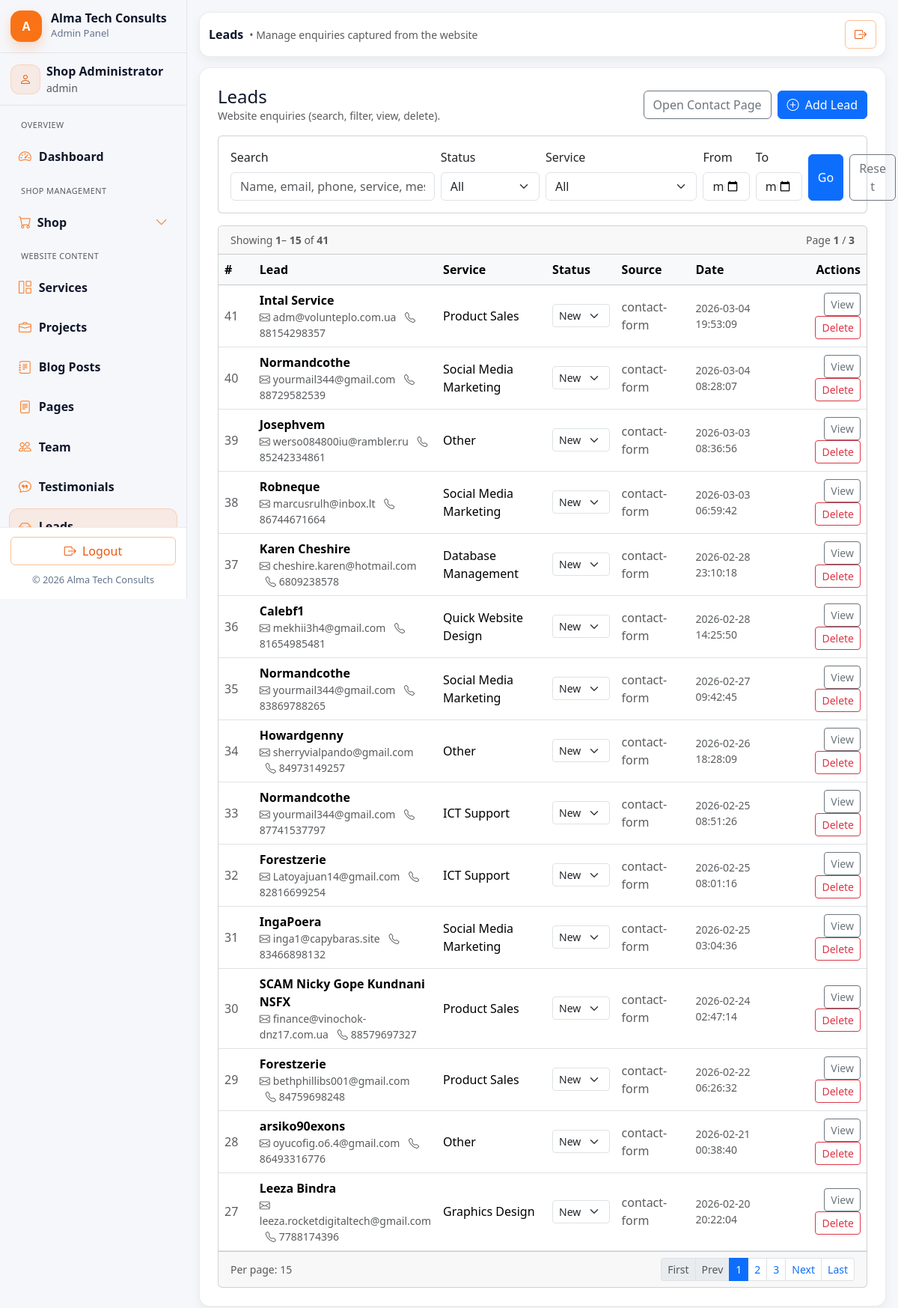
Screenshot of /admin/leads/list.php (signed in) with the database file from the repository.
### tables this page shows
CREATE TABLE `leads` (
  `id` int(11) NOT NULL,
  `name` varchar(120) NOT NULL,
  `phone` varchar(50) NOT NULL,
  `email` varchar(120) DEFAULT '',
  `service` varchar(120) NOT NULL,
  `subject` varchar(200) DEFAULT '',
  `message` text NOT NULL,
  `status` enum('new','in_progress','closed') NOT NULL DEFAULT 'new',
  `source` varchar(100) NOT NULL DEFAULT 'website',
  `created_at` datetime NOT NULL,
  `updated_at` datetime DEFAULT NULL
);

### includes/helpers.php (called while the page is built, shortened)
<?php
if (!function_exists('h')) {
  function h($s): string {
    return htmlspecialchars((string)$s, ENT_QUOTES, 'UTF-8');
  }
}

### admin/leads/list.php (the view, shortened to what this page needs)
<?php
require_once __DIR__ . '/../../includes/helpers.php';
require_once __DIR__ . '/../includes/admin_header.php';
require_once __DIR__ . '/../includes/admin_sidebar.php';
require_once __DIR__ . '/../../includes/db.php';
$db = $GLOBALS['db'] ?? $mysqli ?? null;
$base = rtrim((string)($GLOBALS['BASE_URL'] ?? ''), '/');
$q       = trim((string)($_GET['q'] ?? ''));
$from    = trim((string)($_GET['from'] ?? ''));
$to      = trim((string)($_GET['to'] ?? ''));
$page = (int)($_GET['page'] ?? 1);
$per_page = 15;
$offset   = ($page - 1) * $per_page;
$where  = "1=1";
$types  = "";
$params = [];
$sqlCount = "SELECT COUNT(*) AS cnt FROM leads l WHERE $where";
$stmt = $db->prepare($sqlCount);
$stmt->execute();
$res = $stmt->get_result();
$total = (int)($res->fetch_assoc()['cnt'] ?? 0);
$total_pages = max(1, (int)ceil($total / $per_page));
$sql = "
  SELECT
    l.id, l.name, l.email, l.phone, l.service, l.status,
    l.source, l.created_at
  FROM leads l
  WHERE $where
  ORDER BY l.created_at DESC
  LIMIT ? OFFSET ?
";
$stmt = $db->prepare($sql);
$types2  = $types . "ii";
$params2 = array_merge($params, [$per_page, $offset]);
$stmt->bind_param($types2, ...$params2);
$stmt->execute();
$rows = $stmt->get_result()->fetch_all(MYSQLI_ASSOC);
?>
<div class="admin-main">
  <?php require_once __DIR__ . '/../includes/admin_topbar.php'; ?>
  <div class="admin-card p-4">
    <div class="d-flex flex-wrap align-items-center justify-content-between gap-2 mb-3">
      <div>
        <h4 class="mb-0">Leads</h4>
        <div class="text-muted small">Website enquiries (search, filter, view, delete).</div>
      </div>
      <div class="d-flex gap-2">
  <a class="btn btn-outline-secondary"
     href="<?= h($base) ?>/contact.php"
     target="_blank"
     rel="noopener">
    Open Contact Page
  </a>
  <a class="btn btn-primary"
     href="add.php">
    <i class="bi bi-plus-circle me-1"></i> Add Lead
  </a>
</div>
    </div>
    <form class="card mb-3" method="get" action="">
      <div class="card-body">
        <div class="row g-2 align-items-end">
          <div class="col-12 col-md-4">
            <label class="form-label">Search</label>
            <input name="q" value="<?= h($q) ?>" class="form-control" placeholder="Name, email, phone, service, message…">
          </div>
          <div class="col-6 col-md-2">
            <label class="form-label">Status</label>
            <select name="status" class="form-select">
              <option value="">All</option>
            </select>
          </div>
          <div class="col-6 col-md-3">
            <label class="form-label">Service</label>
            <select name="service" class="form-select">
              <option value="">All</option>
            </select>
          </div>
          <div class="col-6 col-md-1">
            <label class="form-label">From</label>
            <input type="date" name="from" value="<?= h($from) ?>" class="form-control">
          </div>
          <div class="col-6 col-md-1">
            <label class="form-label">To</label>
            <input type="date" name="to" value="<?= h($to) ?>" class="form-control">
          </div>
          <div class="col-12 col-md-1 d-flex gap-2">
            <button class="btn btn-primary w-100" type="submit">Go</button>
            <a class="btn btn-outline-secondary w-100" href="list.php">Reset</a>
          </div>
        </div>
      </div>
    </form>
    <div class="card">
      <div class="card-header d-flex flex-wrap justify-content-between align-items-center gap-2">
        <div class="small text-muted">
          Showing <strong><?= (int)min($total, $offset + 1) ?></strong>–
          <strong><?= (int)min($total, $offset + $per_page) ?></strong>
          of <strong><?= (int)$total ?></strong>
        </div>
        <div class="small text-muted">
          Page <strong><?= (int)$page ?></strong> / <strong><?= (int)$total_pages ?></strong>
        </div>
      </div>
      <div class="table-responsive">
        <table class="table table-hover align-middle mb-0">
          <thead class="table-light">
            <tr>
              <th style="width:70px;">#</th>
              <th>Lead</th>
              <th style="width:200px;">Service</th>
              <th style="width:140px;">Status</th>
              <th style="width:140px;">Source</th>
              <th style="width:190px;">Date</th>
              <th style="width:210px;" class="text-end">Actions</th>
            </tr>
          </thead>
          <tbody>
            <?php if (empty($rows)): ?>
              <tr>
                <td colspan="7" class="text-center py-5 text-muted">No leads found.</td>
              </tr>
            <?php else: ?>
              <?php foreach ($rows as $r): ?>
                <tr>
                  <td class="text-muted"><?= (int)$r['id'] ?></td>
                  <td>
                    <div class="fw-semibold"><?= h((string)($r['name'] ?? '')) ?></div>
                    <div class="small text-muted">
                      <?php if (!empty($r['email'])): ?>
                        <i class="bi bi-envelope me-1"></i><?= h((string)$r['email']) ?>
                      <?php endif; ?>
                      <?php if (!empty($r['phone'])): ?>
                        <span class="ms-2"><i class="bi bi-telephone me-1"></i><?= h((string)$r['phone']) ?></span>
                      <?php endif; ?>
                    </div>
                  </td>
                  <td><?= h((string)($r['service'] ?? '-')) ?></td>
                  <td>
                    <select class="form-select form-select-sm status-dropdown"
                            data-lead-id="<?= (int)$r['id'] ?>"
                            onchange="updateLeadStatus(this)">
                      <?php foreach (['new','contacted','won','lost','spam'] as $s): ?>
                        <option value="<?= h($s) ?>" <?= ($r['status'] ?? 'new') === $s ? 'selected' : '' ?>>
                          <?= h(ucfirst($s)) ?>
                        </option>
                      <?php endforeach; ?>
                    </select>
                  </td>
                  <td class="text-muted"><?= h((string)($r['source'] ?? 'website')) ?></td>
                  <td class="text-muted small"><?= h((string)($r['created_at'] ?? '')) ?></td>
                  <td class="text-end">
                    <a class="btn btn-sm btn-outline-secondary"
                       href="view.php?id=<?= (int)$r['id'] ?>">
                      View
                    </a>
                    <form class="d-inline" method="post" action="delete.php"
                          onsubmit="return confirm('Delete this lead? This cannot be undone.');">
                      <button class="btn btn-sm btn-outline-danger" type="submit">Delete</button>
                    </form>
                  </td>
                </tr>
              <?php endforeach; ?>
            <?php endif; ?>
          </tbody>
        </table>
      </div>
      <?php
        $qsBase = $_GET;
        unset($qsBase['page']);
        $qsBaseStr = http_build_query($qsBase);
        $link = function(int $p) use ($qsBaseStr) {
          $q = $qsBaseStr ? ($qsBaseStr . '&') : '';
          return 'list.php?' . $q . 'page=' . $p;
        };
        $start = max(1, $page - 2);
        $end   = min($total_pages, $page + 2);
      ?>
      <div class="card-footer d-flex flex-wrap justify-content-between align-items-center gap-2">
        <div class="text-muted small">Per page: <?= (int)$per_page ?></div>
        <nav aria-label="Leads pagination">
          <ul class="pagination pagination-sm mb-0">
            <li class="page-item <?= $page <= 1 ? 'disabled' : '' ?>">
              <a class="page-link" href="<?= h($link(1)) ?>">First</a>
            </li>
            <li class="page-item <?= $page <= 1 ? 'disabled' : '' ?>">
              <a class="page-link" href="<?= h($link(max(1, $page - 1))) ?>">Prev</a>
            </li>
            <?php for ($p = $start; $p <= $end; $p++): ?>
              <li class="page-item <?= $p === $page ? 'active' : '' ?>">
                <a class="page-link" href="<?= h($link($p)) ?>"><?= (int)$p ?></a>
              </li>
            <?php endfor; ?>
            <li class="page-item <?= $page >= $total_pages ? 'disabled' : '' ?>">
              <a class="page-link" href="<?= h($link(min($total_pages, $page + 1))) ?>">Next</a>
            </li>
            <li class="page-item <?= $page >= $total_pages ? 'disabled' : '' ?>">
              <a class="page-link" href="<?= h($link($total_pages)) ?>">Last</a>
            </li>
          </ul>
        </nav>
      </div>
    </div>
  </div>
</div>
<?php require_once __DIR__ . '/../includes/admin_footer.php'; ?>

### assets/css/main.css (style rules this page uses)
:root { --orange-900:#c2410c; --orange-700:#ea580c; --orange-600:#f97316; --orange-500:#fb923c; --orange-400:#fdba74; --orange-200:#fed7aa; --orange-100:#ffedd5; --text:#0f172a; --muted:#64748b; --border:#e2e8f0; --bg-soft:#fff7ed; --transition-fast: 0.2s ease; --transition-smooth: 0.3s ease; --transition-bounce: 0.4s cubic-bezier(0.68, -0.55, 0.265, 1.55); }
html { scroll-behavior: smooth; }
body { color: var(--text); background: #ffffff; }
a { transition: color var(--transition-fast); color: var(--text); }
.form-control, .form-select { transition: all var(--transition-smooth); }

### assets/css/admin.css (style rules this page uses)
.admin-shell { background: #f6f7fb; min-height: 100vh; }
:root { --admin-radius: 14px; --admin-border: rgba(15, 23, 42, .08); --admin-shadow: 0 8px 18px rgba(2,6,23,.06); --admin-shadow-soft: 0 6px 14px rgba(2,6,23,.05); }
.admin-main { flex:1; padding: 16px; margin-left: 0; }
.admin-card { border: 1px solid var(--admin-border); border-radius: var(--admin-radius); background:#fff; box-shadow: var(--admin-shadow-soft); }
.admin-main { flex: 1 1 auto; min-width: 0; }
@media (min-width: 992px) { .admin-main { margin-left: 0 !important; } }

### rows the page displays
leads: id "41", name "Intal Service", email "adm@volunteplo.com.ua", phone "88154298357", service "Product Sales", status+id "New", source "contact-form", created_at "2026-03-04 19:53:09"
leads: id "40", name "Normandcothe", email "yourmail344@gmail.com", phone "88729582539", service "Social Media Marketing", status+id "New", source "contact-form", created_at "2026-03-04 08:28:07"
leads: id "39", name "Josephvem", email "werso084800iu@rambler.ru", phone "85242334861", service "Other", status+id "New", source "contact-form", created_at "2026-03-03 08:36:56"
leads: id "38", name "Robneque", email "marcusrulh@inbox.lt", phone "86744671664", service "Social Media Marketing", status+id "New", source "contact-form", created_at "2026-03-03 06:59:42"
leads: id "37", name "Karen Cheshire", email "cheshire.karen@hotmail.com", phone "6809238578", service "Database Management", status+id "New", source "contact-form", created_at "2026-02-28 23:10:18"
leads: id "36", name "Calebf1", email "mekhii3h4@gmail.com", phone "81654985481", service "Quick Website Design", status+id "New", source "contact-form", created_at "2026-02-28 14:25:50"
leads: id "35", name "Normandcothe", email "yourmail344@gmail.com", phone "83869788265", service "Social Media Marketing", status+id "New", source "contact-form", created_at "2026-02-27 09:42:45"
leads: id "34", name "Howardgenny", email "sherryvialpando@gmail.com", phone "84973149257", service "Other", status+id "New", source "contact-form", created_at "2026-02-26 18:28:09"
leads: id "33", name "Normandcothe", email "yourmail344@gmail.com", phone "87741537797", service "ICT Support", status+id "New", source "contact-form", created_at "2026-02-25 08:51:26"
leads: id "32", name "Forestzerie", email "Latoyajuan14@gmail.com", phone "82816699254", service "ICT Support", status+id "New", source "contact-form", created_at "2026-02-25 08:01:16"
leads: id "31", name "IngaPoera", email "inga1@capybaras.site", phone "83466898132", service "Social Media Marketing", status+id "New", source "contact-form", created_at "2026-02-25 03:04:36"
leads: id "30", name "SCAM Nicky Gope Kundnani NSFX", email "finance@vinochok-dnz17.com.ua", phone "88579697327", service "Product Sales", status+id "New", source "contact-form", created_at "2026-02-24 02:47:14"
leads: id "29", name "Forestzerie", email "bethphillibs001@gmail.com", phone "84759698248", service "Product Sales", status+id "New", source "contact-form", created_at "2026-02-22 06:26:32"
leads: id "28", name "arsiko90exons", email "oyucofig.o6.4@gmail.com", phone "86493316776", service "Other", status+id "New", source "contact-form", created_at "2026-02-21 00:38:40"
leads: id "27", name "Leeza Bindra", email "leeza.rocketdigitaltech@gmail.com", phone "7788174396", service "Graphics Design", status+id "New", source "contact-form", created_at "2026-02-20 20:22:04"

### other values shown
$admin['name'] "Shop Administrator"
$admin['role'] "admin"
$page_heading "Leads"
$page_subtitle "Manage enquiries captured from the website"
min($total, $offset + 1) "1"
min($total, $offset + $per_page) "15"
$total "41"
$page "1"
$total_pages "3"
$per_page "15"
